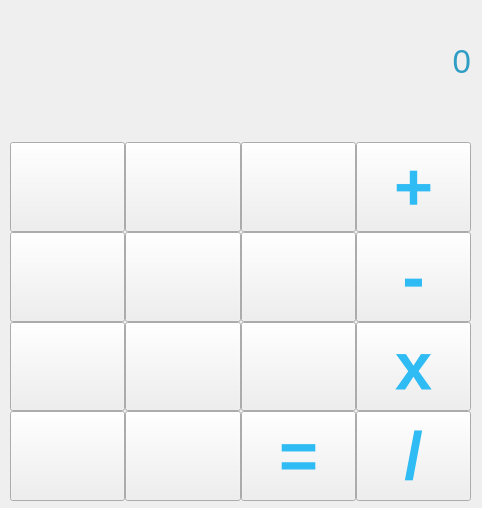
<?xml version="1.0" encoding="UTF-8"?>
<ui version="4.0">
 <class>Form</class>
 <widget class="QWidget" name="Form">
  <property name="geometry">
   <rect>
    <x>0</x>
    <y>0</y>
    <width>482</width>
    <height>508</height>
   </rect>
  </property>
  <property name="windowTitle">
   <string>Form</string>
  </property>
  <property name="styleSheet">
   <string notr="true"/>
  </property>
  <widget class="QWidget" name="verticalLayoutWidget">
   <property name="geometry">
    <rect>
     <x>10</x>
     <y>10</y>
     <width>461</width>
     <height>491</height>
    </rect>
   </property>
   <layout class="QVBoxLayout" name="verticalLayout" stretch="2,7">
    <property name="spacing">
     <number>30</number>
    </property>
    <property name="sizeConstraint">
     <enum>QLayout::SetDefaultConstraint</enum>
    </property>
    <item>
     <widget class="QLabel" name="lbl_num">
      <property name="font">
       <font>
        <family>Arial</family>
        <pointsize>25</pointsize>
       </font>
      </property>
      <property name="styleSheet">
       <string notr="true">color: rgb(47, 158, 196);</string>
      </property>
      <property name="text">
       <string>0</string>
      </property>
      <property name="alignment">
       <set>Qt::AlignRight|Qt::AlignTrailing|Qt::AlignVCenter</set>
      </property>
      <property name="margin">
       <number>15</number>
      </property>
     </widget>
    </item>
    <item>
     <layout class="QVBoxLayout" name="verticalLayout_2">
      <property name="spacing">
       <number>0</number>
      </property>
      <item>
       <layout class="QHBoxLayout" name="horizontalLayout_4">
        <property name="spacing">
         <number>0</number>
        </property>
        <item>
         <widget class="QPushButton" name="btn_7">
          <property name="sizePolicy">
           <sizepolicy hsizetype="Preferred" vsizetype="Preferred">
            <horstretch>0</horstretch>
            <verstretch>0</verstretch>
           </sizepolicy>
          </property>
          <property name="font">
           <font>
            <family>Arial</family>
            <pointsize>25</pointsize>
           </font>
          </property>
          <property name="text">
           <string/>
          </property>
          <property name="icon">
           <iconset>
            <normaloff>C:/Users/user/Downloads/img_7.png</normaloff>C:/Users/user/Downloads/img_7.png</iconset>
          </property>
          <property name="iconSize">
           <size>
            <width>64</width>
            <height>64</height>
           </size>
          </property>
         </widget>
        </item>
        <item>
         <widget class="QPushButton" name="btn_8">
          <property name="sizePolicy">
           <sizepolicy hsizetype="Preferred" vsizetype="Preferred">
            <horstretch>0</horstretch>
            <verstretch>0</verstretch>
           </sizepolicy>
          </property>
          <property name="font">
           <font>
            <family>Arial</family>
            <pointsize>25</pointsize>
           </font>
          </property>
          <property name="text">
           <string/>
          </property>
          <property name="icon">
           <iconset>
            <normaloff>C:/Users/user/Downloads/img_8.png</normaloff>C:/Users/user/Downloads/img_8.png</iconset>
          </property>
          <property name="iconSize">
           <size>
            <width>64</width>
            <height>64</height>
           </size>
          </property>
         </widget>
        </item>
        <item>
         <widget class="QPushButton" name="btn_9">
          <property name="sizePolicy">
           <sizepolicy hsizetype="Preferred" vsizetype="Preferred">
            <horstretch>0</horstretch>
            <verstretch>0</verstretch>
           </sizepolicy>
          </property>
          <property name="font">
           <font>
            <family>Arial</family>
            <pointsize>25</pointsize>
           </font>
          </property>
          <property name="text">
           <string/>
          </property>
          <property name="icon">
           <iconset>
            <normaloff>C:/Users/user/Downloads/img_9.png</normaloff>C:/Users/user/Downloads/img_9.png</iconset>
          </property>
          <property name="iconSize">
           <size>
            <width>64</width>
            <height>64</height>
           </size>
          </property>
         </widget>
        </item>
        <item>
         <widget class="QPushButton" name="btn_add">
          <property name="sizePolicy">
           <sizepolicy hsizetype="Preferred" vsizetype="Preferred">
            <horstretch>0</horstretch>
            <verstretch>0</verstretch>
           </sizepolicy>
          </property>
          <property name="font">
           <font>
            <family>Arial</family>
            <pointsize>50</pointsize>
            <weight>75</weight>
            <bold>true</bold>
           </font>
          </property>
          <property name="styleSheet">
           <string notr="true">color: rgb(47, 187, 244);
color: rgb(47, 158, 196);
color: qlineargradient(spread:pad, x1:0, y1:0, x2:1, y2:0, stop:0 rgba(47, 158, 196), stop:1 rgba(47, 187, 244, 255));</string>
          </property>
          <property name="text">
           <string>+</string>
          </property>
         </widget>
        </item>
       </layout>
      </item>
      <item>
       <layout class="QHBoxLayout" name="horizontalLayout_3">
        <property name="spacing">
         <number>0</number>
        </property>
        <item>
         <widget class="QPushButton" name="btn_4">
          <property name="sizePolicy">
           <sizepolicy hsizetype="Preferred" vsizetype="Preferred">
            <horstretch>0</horstretch>
            <verstretch>0</verstretch>
           </sizepolicy>
          </property>
          <property name="font">
           <font>
            <family>Arial</family>
            <pointsize>25</pointsize>
           </font>
          </property>
          <property name="text">
           <string/>
          </property>
          <property name="icon">
           <iconset>
            <normaloff>C:/Users/user/Downloads/img_4.png</normaloff>C:/Users/user/Downloads/img_4.png</iconset>
          </property>
          <property name="iconSize">
           <size>
            <width>64</width>
            <height>64</height>
           </size>
          </property>
         </widget>
        </item>
        <item>
         <widget class="QPushButton" name="btn_5">
          <property name="sizePolicy">
           <sizepolicy hsizetype="Preferred" vsizetype="Preferred">
            <horstretch>0</horstretch>
            <verstretch>0</verstretch>
           </sizepolicy>
          </property>
          <property name="font">
           <font>
            <family>Arial</family>
            <pointsize>25</pointsize>
           </font>
          </property>
          <property name="text">
           <string/>
          </property>
          <property name="icon">
           <iconset>
            <normaloff>C:/Users/user/Downloads/img_5.png</normaloff>C:/Users/user/Downloads/img_5.png</iconset>
          </property>
          <property name="iconSize">
           <size>
            <width>64</width>
            <height>64</height>
           </size>
          </property>
         </widget>
        </item>
        <item>
         <widget class="QPushButton" name="btn_6">
          <property name="sizePolicy">
           <sizepolicy hsizetype="Preferred" vsizetype="Preferred">
            <horstretch>0</horstretch>
            <verstretch>0</verstretch>
           </sizepolicy>
          </property>
          <property name="font">
           <font>
            <family>Arial</family>
            <pointsize>25</pointsize>
           </font>
          </property>
          <property name="text">
           <string/>
          </property>
          <property name="icon">
           <iconset>
            <normaloff>C:/Users/user/Downloads/img_6.png</normaloff>C:/Users/user/Downloads/img_6.png</iconset>
          </property>
          <property name="iconSize">
           <size>
            <width>64</width>
            <height>64</height>
           </size>
          </property>
         </widget>
        </item>
        <item>
         <widget class="QPushButton" name="btn_sub">
          <property name="sizePolicy">
           <sizepolicy hsizetype="Preferred" vsizetype="Preferred">
            <horstretch>0</horstretch>
            <verstretch>0</verstretch>
           </sizepolicy>
          </property>
          <property name="font">
           <font>
            <family>Arial</family>
            <pointsize>50</pointsize>
            <weight>75</weight>
            <bold>true</bold>
           </font>
          </property>
          <property name="styleSheet">
           <string notr="true">color: rgb(47, 187, 244);
color: rgb(47, 158, 196);
color: qlineargradient(spread:pad, x1:0, y1:0, x2:1, y2:0, stop:0 rgba(47, 158, 196), stop:1 rgba(47, 187, 244, 255));</string>
          </property>
          <property name="text">
           <string>-</string>
          </property>
         </widget>
        </item>
       </layout>
      </item>
      <item>
       <layout class="QHBoxLayout" name="horizontalLayout_2">
        <property name="spacing">
         <number>0</number>
        </property>
        <item>
         <widget class="QPushButton" name="btn_1">
          <property name="sizePolicy">
           <sizepolicy hsizetype="Preferred" vsizetype="Preferred">
            <horstretch>0</horstretch>
            <verstretch>0</verstretch>
           </sizepolicy>
          </property>
          <property name="font">
           <font>
            <family>Arial</family>
            <pointsize>25</pointsize>
           </font>
          </property>
          <property name="text">
           <string/>
          </property>
          <property name="icon">
           <iconset>
            <normaloff>C:/Users/user/Downloads/img_1.png</normaloff>C:/Users/user/Downloads/img_1.png</iconset>
          </property>
          <property name="iconSize">
           <size>
            <width>64</width>
            <height>64</height>
           </size>
          </property>
         </widget>
        </item>
        <item>
         <widget class="QPushButton" name="btn_2">
          <property name="sizePolicy">
           <sizepolicy hsizetype="Preferred" vsizetype="Preferred">
            <horstretch>0</horstretch>
            <verstretch>0</verstretch>
           </sizepolicy>
          </property>
          <property name="font">
           <font>
            <family>Arial</family>
            <pointsize>25</pointsize>
           </font>
          </property>
          <property name="text">
           <string/>
          </property>
          <property name="icon">
           <iconset>
            <normaloff>C:/Users/user/Downloads/img_2.png</normaloff>C:/Users/user/Downloads/img_2.png</iconset>
          </property>
          <property name="iconSize">
           <size>
            <width>64</width>
            <height>64</height>
           </size>
          </property>
         </widget>
        </item>
        <item>
         <widget class="QPushButton" name="btn_3">
          <property name="sizePolicy">
           <sizepolicy hsizetype="Preferred" vsizetype="Preferred">
            <horstretch>0</horstretch>
            <verstretch>0</verstretch>
           </sizepolicy>
          </property>
          <property name="font">
           <font>
            <family>Arial</family>
            <pointsize>25</pointsize>
           </font>
          </property>
          <property name="text">
           <string/>
          </property>
          <property name="icon">
           <iconset>
            <normaloff>C:/Users/user/Downloads/img_3.png</normaloff>C:/Users/user/Downloads/img_3.png</iconset>
          </property>
          <property name="iconSize">
           <size>
            <width>64</width>
            <height>64</height>
           </size>
          </property>
         </widget>
        </item>
        <item>
         <widget class="QPushButton" name="btn_mul">
          <property name="sizePolicy">
           <sizepolicy hsizetype="Preferred" vsizetype="Preferred">
            <horstretch>0</horstretch>
            <verstretch>0</verstretch>
           </sizepolicy>
          </property>
          <property name="font">
           <font>
            <family>Arial</family>
            <pointsize>50</pointsize>
            <weight>75</weight>
            <bold>true</bold>
           </font>
          </property>
          <property name="styleSheet">
           <string notr="true">color: rgb(47, 187, 244);
color: rgb(47, 158, 196);
color: qlineargradient(spread:pad, x1:0, y1:0, x2:1, y2:0, stop:0 rgba(47, 158, 196), stop:1 rgba(47, 187, 244, 255));</string>
          </property>
          <property name="text">
           <string>x</string>
          </property>
         </widget>
        </item>
       </layout>
      </item>
      <item>
       <layout class="QHBoxLayout" name="horizontalLayout">
        <property name="spacing">
         <number>0</number>
        </property>
        <item>
         <widget class="QPushButton" name="btn_cl">
          <property name="sizePolicy">
           <sizepolicy hsizetype="Preferred" vsizetype="Preferred">
            <horstretch>0</horstretch>
            <verstretch>0</verstretch>
           </sizepolicy>
          </property>
          <property name="font">
           <font>
            <pointsize>25</pointsize>
           </font>
          </property>
          <property name="text">
           <string/>
          </property>
          <property name="icon">
           <iconset>
            <normaloff>C:/Users/user/Downloads/img_c.png</normaloff>C:/Users/user/Downloads/img_c.png</iconset>
          </property>
          <property name="iconSize">
           <size>
            <width>64</width>
            <height>64</height>
           </size>
          </property>
         </widget>
        </item>
        <item>
         <widget class="QPushButton" name="btn_0">
          <property name="sizePolicy">
           <sizepolicy hsizetype="Preferred" vsizetype="Preferred">
            <horstretch>0</horstretch>
            <verstretch>0</verstretch>
           </sizepolicy>
          </property>
          <property name="font">
           <font>
            <family>Arial</family>
            <pointsize>25</pointsize>
           </font>
          </property>
          <property name="text">
           <string/>
          </property>
          <property name="icon">
           <iconset>
            <normaloff>C:/Users/user/Downloads/img_0.png</normaloff>C:/Users/user/Downloads/img_0.png</iconset>
          </property>
          <property name="iconSize">
           <size>
            <width>64</width>
            <height>64</height>
           </size>
          </property>
         </widget>
        </item>
        <item>
         <widget class="QPushButton" name="btn_eq">
          <property name="sizePolicy">
           <sizepolicy hsizetype="Preferred" vsizetype="Preferred">
            <horstretch>0</horstretch>
            <verstretch>0</verstretch>
           </sizepolicy>
          </property>
          <property name="font">
           <font>
            <family>Arial</family>
            <pointsize>50</pointsize>
            <weight>75</weight>
            <bold>true</bold>
           </font>
          </property>
          <property name="styleSheet">
           <string notr="true">color: rgb(47, 187, 244);
color: rgb(47, 158, 196);
color: qlineargradient(spread:pad, x1:0, y1:0, x2:1, y2:0, stop:0 rgba(47, 158, 196), stop:1 rgba(47, 187, 244, 255));</string>
          </property>
          <property name="text">
           <string>=</string>
          </property>
         </widget>
        </item>
        <item>
         <widget class="QPushButton" name="btn_div">
          <property name="sizePolicy">
           <sizepolicy hsizetype="Preferred" vsizetype="Preferred">
            <horstretch>0</horstretch>
            <verstretch>0</verstretch>
           </sizepolicy>
          </property>
          <property name="font">
           <font>
            <family>Arial</family>
            <pointsize>50</pointsize>
            <weight>75</weight>
            <bold>true</bold>
           </font>
          </property>
          <property name="styleSheet">
           <string notr="true">color: rgb(47, 187, 244);
color: rgb(47, 158, 196);
color: qlineargradient(spread:pad, x1:0, y1:0, x2:1, y2:0, stop:0 rgba(47, 158, 196), stop:1 rgba(47, 187, 244, 255));</string>
          </property>
          <property name="text">
           <string>/</string>
          </property>
         </widget>
        </item>
       </layout>
      </item>
     </layout>
    </item>
   </layout>
  </widget>
 </widget>
 <resources/>
 <connections/>
</ui>
